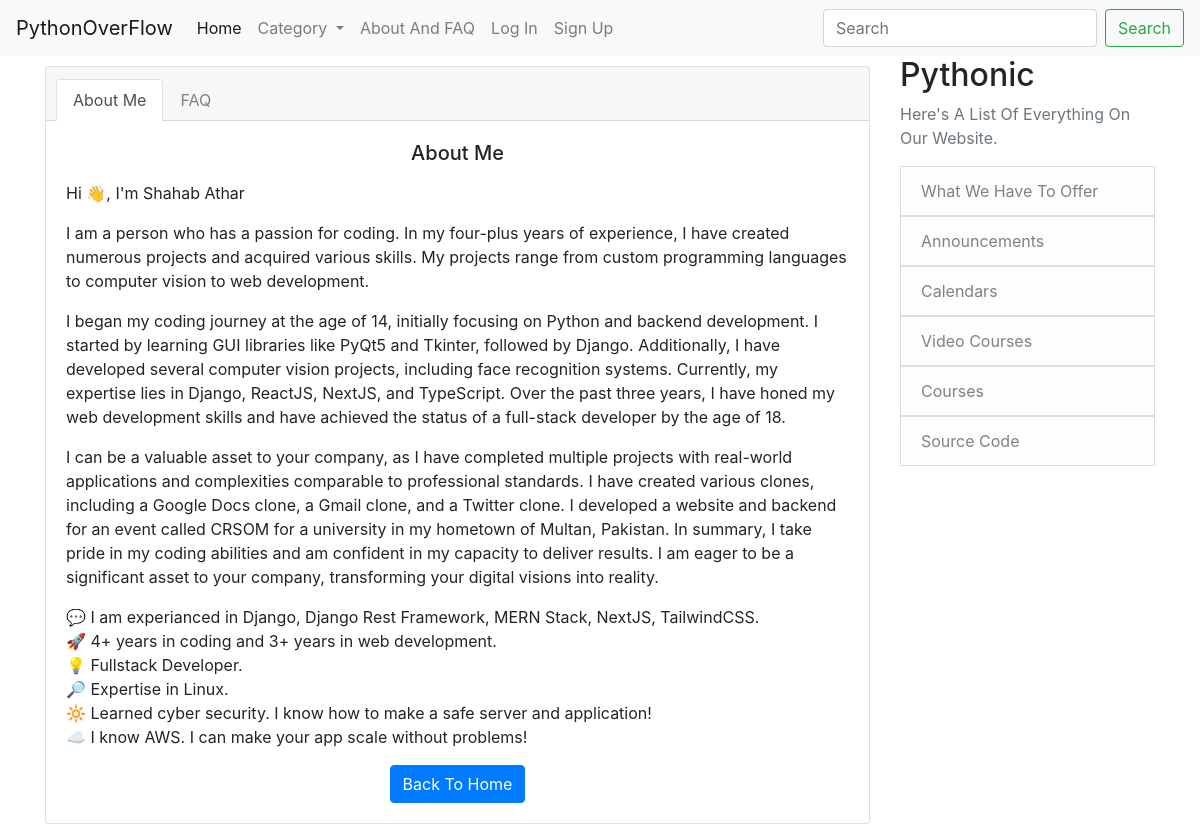
/about, run on the app's committed database.
### App/models.py (models this page shows, shortened)
class About(models.Model):
    title = models.CharField(max_length=40)
    description = models.TextField()

### App/views.py (the view)
# urls.py: path('about', about_view.as_view()),
class about_view(ListView):
    model = About
    template_name = 'App/about.html'
    def get_context_data(self, *args, **kwargs):
        cate_menu = Category.objects.all()
        context = super(about_view, self).get_context_data(*args, **kwargs)
        context['cate_menu'] = cate_menu
        return context

### App/models.py (called while the page is built)
    def __str__(self):
        return self.name

### App/templates/App/about.html (shortened to what this page needs)
{% extends "App/base.html" %} {% block content %} {% for about in object_list %}
<div class="card text-center" style="margin-top: 10px">
  <div class="card-header">
    <ul class="nav nav-tabs card-header-tabs">
      <li class="nav-item">
        <a class="nav-link active">About Me</a>
      </li>
      <li class="nav-item">
        <a class="nav-link" href="/about/FAQ" style="color: gray">FAQ</a>
      </li>
    </ul>
  </div>
  <div class="card-body">
    <h5 class="card-title">{{ about.title }}</h5>
    <div style="text-align: left">
      <p class="card-text">{{ about.description | linebreaks }}</p>
    </div>
    <a href="/" class="btn btn-primary">Back To Home</a>
  </div>
</div>
{% endfor %} {% endblock %}

### data on the page
About: title "About Me", description "Hi 👋, I'm Shahab Athar I am a person who has a passion for coding. In my four-plus years of experience, I have created numerous projects and acquired various skills. My projects range from custom programming languages to computer vision to web development. I began my coding journey at the age of 14, initially focusing on Python and backend development. I started by learning GUI libraries like PyQt5 and Tkinter, followed by Django. Additionally, I have developed several computer vision projects, including face recognition systems. Currently, my expertise lies in Django, ReactJS, NextJS, and TypeScript. Over the past three years, I have honed my web development skills and have achieved the…"
